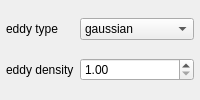
               <widget class="QWidget" name="syntheticEddiePage">
                <layout class="QGridLayout" name="gridLayout_7" columnstretch="1,3">
                 <property name="leftMargin">
                  <number>6</number>
                 </property>
                 <property name="topMargin">
                  <number>6</number>
                 </property>
                 <property name="rightMargin">
                  <number>6</number>
                 </property>
                 <property name="bottomMargin">
                  <number>6</number>
                 </property>
                 <item row="1" column="0">
                  <widget class="QLabel" name="label_eddyDensity">
                   <property name="text">
                    <string>eddy density</string>
                   </property>
                  </widget>
                 </item>
                 <item row="0" column="0">
                  <widget class="QLabel" name="label_eddyType">
                   <property name="text">
                    <string>eddy type</string>
                   </property>
                  </widget>
                 </item>
                 <item row="0" column="1">
                  <widget class="QComboBox" name="eddyType">
                   <item>
                    <property name="text">
                     <string>gaussian</string>
                    </property>
                   </item>
                   <item>
                    <property name="text">
                     <string>tent</string>
                    </property>
                   </item>
                   <item>
                    <property name="text">
                     <string>step</string>
                    </property>
                   </item>
                  </widget>
                 </item>
                 <item row="1" column="1">
                  <widget class="QDoubleSpinBox" name="eddyDensity">
                   <property name="minimum">
                    <double>1.000000000000000</double>
                   </property>
                   <property name="maximum">
                    <double>99.000000000000000</double>
                   </property>
                   <property name="singleStep">
                    <double>0.010000000000000</double>
                   </property>
                  </widget>
                 </item>
                </layout>
               </widget>
